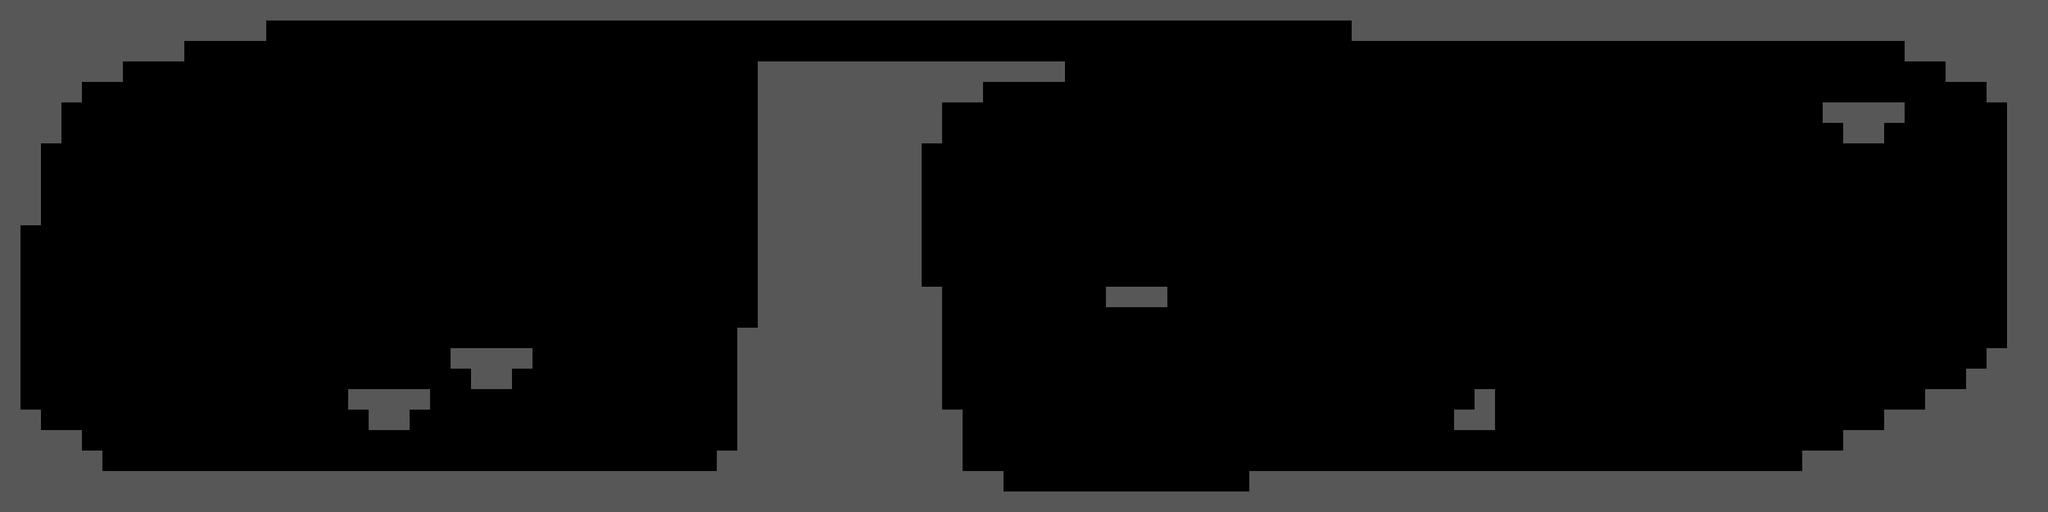

This game map was drawn from its Tiled (.tmx) file and the tilesets committed beside it. A one-line description and the full map source follow:
An orthogonal 100x25 tile map with 32x32 px tiles, 1 tile layer (Tile Layer 1) and 2 objects.

<map version="1.0" tiledversion="1.0.3" orientation="orthogonal" renderorder="right-down" width="100" height="25" tilewidth="32" tileheight="32" nextobjectid="4">
 <tileset firstgid="1" source="../tilesets/tileset.tsx" />
 <layer name="Tile Layer 1" width="100" height="25">
  <data encoding="csv">
2,2,2,2,2,2,2,2,2,2,2,2,2,2,2,2,2,2,2,2,2,2,2,2,2,2,2,2,2,2,2,2,2,2,2,2,2,2,2,2,2,2,2,2,2,2,2,2,2,2,2,2,2,2,2,2,2,2,2,2,2,2,2,2,2,2,2,2,2,2,2,2,2,2,2,2,2,2,2,2,2,2,2,2,2,2,2,2,2,2,2,2,2,2,2,2,2,2,2,2,
2,2,2,2,2,2,2,2,2,2,2,2,2,0,0,4,4,4,4,4,4,4,4,4,4,4,4,4,4,4,4,4,4,4,4,4,4,4,4,4,4,4,4,4,4,4,4,4,4,4,0,0,0,0,0,0,0,0,0,0,0,0,0,0,0,0,2,2,2,2,2,2,2,2,2,2,2,2,2,2,2,2,2,2,2,2,2,2,2,2,2,2,2,2,2,2,2,2,2,2,
2,2,2,2,2,2,2,2,2,0,0,0,0,0,0,0,4,4,4,4,4,4,4,4,4,4,4,4,4,4,4,4,4,4,4,4,4,4,4,4,4,4,4,4,4,4,4,4,4,4,0,0,0,0,0,0,0,0,0,0,0,0,0,0,0,0,0,0,0,0,0,0,0,0,0,0,0,0,0,0,0,0,0,0,0,0,0,0,0,0,0,0,0,2,2,2,2,2,2,2,
2,2,2,2,2,2,0,0,0,0,0,0,0,0,0,0,4,4,4,4,4,4,4,4,4,4,4,4,4,4,4,4,4,4,4,4,4,2,2,2,2,2,2,2,2,2,2,2,2,2,2,2,0,0,0,0,0,0,0,0,0,0,0,0,0,0,0,0,0,0,0,0,0,0,0,0,0,0,0,0,0,0,0,0,0,0,0,0,0,0,0,0,0,0,0,2,2,2,2,2,
2,2,2,2,0,0,0,0,0,0,0,0,0,0,0,0,4,4,4,4,4,4,4,4,4,4,4,4,4,4,4,4,4,4,4,4,4,2,2,2,2,2,2,2,2,2,2,2,0,0,0,0,0,0,0,0,0,0,0,0,0,0,0,0,0,0,0,0,0,0,0,0,0,0,0,0,0,0,0,0,0,0,0,0,0,0,0,0,0,0,0,5,0,0,0,0,0,2,2,2,
2,2,2,0,0,0,0,0,0,0,0,0,0,0,0,0,4,4,4,4,4,4,4,4,4,4,4,4,4,4,4,4,4,4,4,4,4,2,2,2,2,2,2,2,2,2,0,0,0,0,0,0,0,0,0,0,0,0,0,0,0,0,0,0,0,0,0,0,0,0,0,0,0,0,0,0,0,0,0,0,0,0,0,0,0,0,4,4,0,2,2,2,2,0,0,0,0,0,2,2,
2,2,2,0,0,0,0,0,0,0,0,0,0,0,0,0,4,4,4,4,4,4,4,4,4,4,4,4,4,4,4,4,4,4,4,4,4,2,2,2,2,2,2,2,2,2,0,0,0,0,0,0,0,0,0,0,0,0,0,0,0,0,0,0,0,0,0,0,0,0,0,0,0,0,0,0,0,0,0,0,0,0,0,0,0,0,4,4,0,0,2,2,0,0,0,0,0,0,2,2,
2,2,0,0,0,0,0,0,0,0,0,0,0,0,0,0,4,4,4,4,4,4,4,4,4,4,4,4,4,4,4,4,4,4,4,4,4,2,2,2,2,2,2,2,2,0,0,0,0,0,0,0,0,0,0,0,0,0,0,0,0,0,0,0,0,0,0,0,0,0,0,0,0,0,0,0,0,0,0,0,0,0,0,0,4,0,4,4,0,0,0,0,0,0,0,0,0,0,2,2,
2,2,0,0,0,0,0,0,0,0,0,0,0,0,0,0,4,4,4,4,4,4,4,4,4,4,4,4,4,4,4,4,4,4,4,4,4,2,2,2,2,2,2,2,2,0,0,0,0,0,0,0,0,0,0,0,0,0,0,0,0,0,0,0,0,0,0,0,0,0,0,0,0,0,0,0,0,0,0,0,0,0,0,4,4,0,4,4,0,0,0,0,0,0,0,0,0,0,2,2,
2,2,0,0,0,0,0,0,0,0,0,0,0,0,0,0,4,4,4,4,4,4,4,4,4,4,4,4,4,4,4,4,4,4,4,4,4,2,2,2,2,2,2,2,2,0,0,0,0,0,0,0,0,0,0,0,0,0,0,0,0,0,0,0,0,0,0,0,0,0,0,0,0,0,0,0,0,0,0,0,0,0,0,4,4,0,4,4,0,0,0,0,0,0,0,0,0,0,2,2,
2,2,0,0,0,0,0,0,0,0,0,0,0,0,0,0,4,4,4,4,4,4,4,4,4,4,4,4,4,4,4,4,4,4,4,4,4,2,2,2,2,2,2,2,2,0,0,0,0,0,0,0,0,0,0,0,0,0,0,0,0,0,0,0,0,0,0,0,0,0,0,0,0,0,0,0,0,0,0,0,0,4,0,4,4,0,4,4,0,0,0,0,0,0,0,0,0,0,2,2,
2,0,0,0,0,0,0,0,0,0,0,0,0,0,0,0,4,4,4,4,4,4,4,4,4,4,4,4,4,4,4,4,4,4,4,4,4,2,2,2,2,2,2,2,2,0,0,0,0,0,0,0,0,0,0,0,0,0,0,0,0,0,0,0,0,0,0,0,0,0,0,0,0,0,0,0,0,0,0,0,4,4,0,4,4,0,4,4,0,0,0,0,0,0,0,0,0,0,2,2,
2,0,0,0,0,0,0,0,0,0,0,0,0,0,0,0,4,4,4,4,4,4,4,4,4,4,4,4,4,4,4,4,4,4,4,4,4,2,2,2,2,2,2,2,2,0,0,0,0,0,0,0,0,0,0,0,0,0,0,0,0,0,0,0,0,0,0,0,0,0,0,0,0,0,0,0,0,0,0,0,4,4,0,4,4,0,4,4,0,0,0,0,0,0,0,0,0,0,2,2,
2,0,0,0,0,0,0,0,0,0,0,0,0,0,0,0,4,4,4,4,4,4,4,4,4,4,4,4,4,4,4,4,4,4,4,4,4,2,2,2,2,2,2,2,2,0,0,0,0,0,0,0,0,0,0,0,0,0,0,0,0,0,0,0,0,0,0,0,0,0,0,0,0,0,0,0,0,0,4,0,4,4,0,4,4,0,4,4,0,0,0,0,0,0,0,0,0,0,2,2,
2,0,0,0,0,0,0,0,0,0,0,0,0,0,0,0,4,4,4,4,4,4,4,4,4,4,4,4,4,4,4,4,4,4,4,4,4,2,2,2,2,2,2,2,2,2,0,0,0,0,0,0,0,0,2,2,2,0,0,0,0,0,0,0,0,0,0,0,0,0,0,0,0,0,0,0,0,4,4,0,4,4,0,4,4,0,4,4,0,0,0,0,0,0,0,0,0,0,2,2,
2,0,0,0,0,0,0,0,0,0,0,0,0,0,0,0,4,4,4,4,4,4,4,4,4,4,4,4,4,4,4,4,4,4,4,4,4,2,2,2,2,2,2,2,2,2,0,0,0,0,0,0,0,0,0,0,0,0,0,0,0,0,0,0,0,0,0,0,0,0,0,0,0,0,0,0,0,4,4,0,4,4,0,4,4,0,4,4,0,0,0,0,0,0,0,0,0,0,2,2,
2,0,0,0,0,0,0,0,0,0,0,0,0,0,0,0,4,4,4,4,4,4,4,4,4,4,4,4,4,4,4,4,4,4,4,4,2,2,2,2,2,2,2,2,2,2,0,0,0,0,0,0,0,0,0,0,0,0,0,0,0,0,0,0,0,0,0,0,0,0,0,0,0,0,0,4,0,4,4,0,4,4,0,4,4,0,4,4,0,0,0,0,0,0,0,0,0,0,2,2,
2,0,0,0,0,0,0,0,0,0,0,0,0,0,0,0,4,4,4,4,4,4,2,2,2,2,4,4,4,4,4,4,4,4,4,4,2,2,2,2,2,2,2,2,2,2,0,0,0,0,0,0,0,0,0,0,0,0,0,0,0,0,0,0,0,0,0,0,0,0,0,0,0,0,4,4,0,4,4,0,4,4,0,4,4,0,4,4,0,0,0,0,0,0,0,0,0,2,2,2,
2,0,0,0,0,0,0,0,0,0,0,0,0,0,0,0,4,4,4,4,4,4,4,2,2,4,4,4,4,4,4,4,4,4,4,4,2,2,2,2,2,2,2,2,2,2,0,0,0,0,0,0,0,0,0,0,0,0,0,0,0,0,0,0,0,0,0,0,0,0,0,0,0,0,4,4,0,4,4,0,4,4,0,4,4,0,4,4,0,0,0,0,0,0,0,0,2,2,2,2,
2,0,0,0,0,0,0,0,0,0,0,0,0,0,0,4,4,2,2,2,2,4,4,4,4,4,4,4,4,4,4,4,4,4,4,4,2,2,2,2,2,2,2,2,2,2,0,0,0,0,0,0,0,0,0,0,0,0,0,0,0,0,0,0,0,0,0,0,0,0,0,0,2,0,4,4,0,4,4,0,4,4,0,4,4,0,4,4,0,0,0,0,0,0,2,2,2,2,2,2,
2,2,0,0,0,0,0,0,0,0,0,0,0,0,0,4,4,4,2,2,4,4,4,4,4,4,4,4,4,4,4,4,4,4,4,4,2,2,2,2,2,2,2,2,2,2,2,0,0,0,0,0,0,0,0,0,0,0,0,0,0,0,0,0,0,0,0,0,0,0,0,2,2,0,4,4,0,4,4,0,4,4,0,4,4,0,4,4,0,0,0,0,2,2,2,2,2,2,2,2,
2,2,2,2,0,0,0,0,0,0,0,0,0,0,4,4,4,4,4,4,4,4,4,4,4,4,4,4,4,4,4,4,4,4,4,4,2,2,2,2,2,2,2,2,2,2,2,0,0,0,0,0,0,0,0,0,0,0,0,0,0,0,0,0,0,0,0,0,0,0,0,4,4,0,4,4,0,4,4,0,4,4,0,4,4,0,4,4,0,0,2,2,2,2,2,2,2,2,2,2,
2,2,2,2,2,0,0,0,0,0,0,0,0,0,4,4,4,4,4,4,4,4,4,4,4,4,4,4,4,4,4,4,4,4,4,2,2,2,2,2,2,2,2,2,2,2,2,0,0,0,0,0,0,0,0,0,0,0,0,0,0,0,0,0,0,0,0,0,0,0,0,4,4,0,4,4,0,4,4,0,4,4,0,4,4,0,4,4,2,2,2,2,2,2,2,2,2,2,2,2,
2,2,2,2,2,2,2,2,2,2,2,2,2,2,2,2,2,2,2,2,2,2,2,2,2,2,2,2,2,2,2,2,2,2,2,2,2,2,2,2,2,2,2,2,2,2,2,2,2,7,7,7,7,7,7,7,7,7,7,7,7,2,2,2,2,2,2,2,2,2,2,2,2,2,2,2,2,2,2,2,2,2,2,2,2,2,2,2,2,2,2,2,2,2,2,2,2,2,2,2,
2,2,2,2,2,2,2,2,2,2,2,2,2,2,2,2,2,2,2,2,2,2,2,2,2,2,2,2,2,2,2,2,2,2,2,2,2,2,2,2,2,2,2,2,2,2,2,2,2,2,2,2,2,2,2,2,2,2,2,2,2,2,2,2,2,2,2,2,2,2,2,2,2,2,2,2,2,2,2,2,2,2,2,2,2,2,2,2,2,2,2,2,2,2,2,2,2,2,2,2
</data>
 </layer>
 <objectgroup name="Object Layer 1">
  <object id="1" x="96" y="640" width="32" height="32">
   <properties>
    <property name="type" value="playerStart" />
   </properties>
  </object>
  <object id="3" x="256" y="704" width="32" height="32">
   <properties>
    <property name="potion" value="waterPotion" />
    <property name="type" value="potionPickup" />
   </properties>
  </object>
 </objectgroup>
</map>